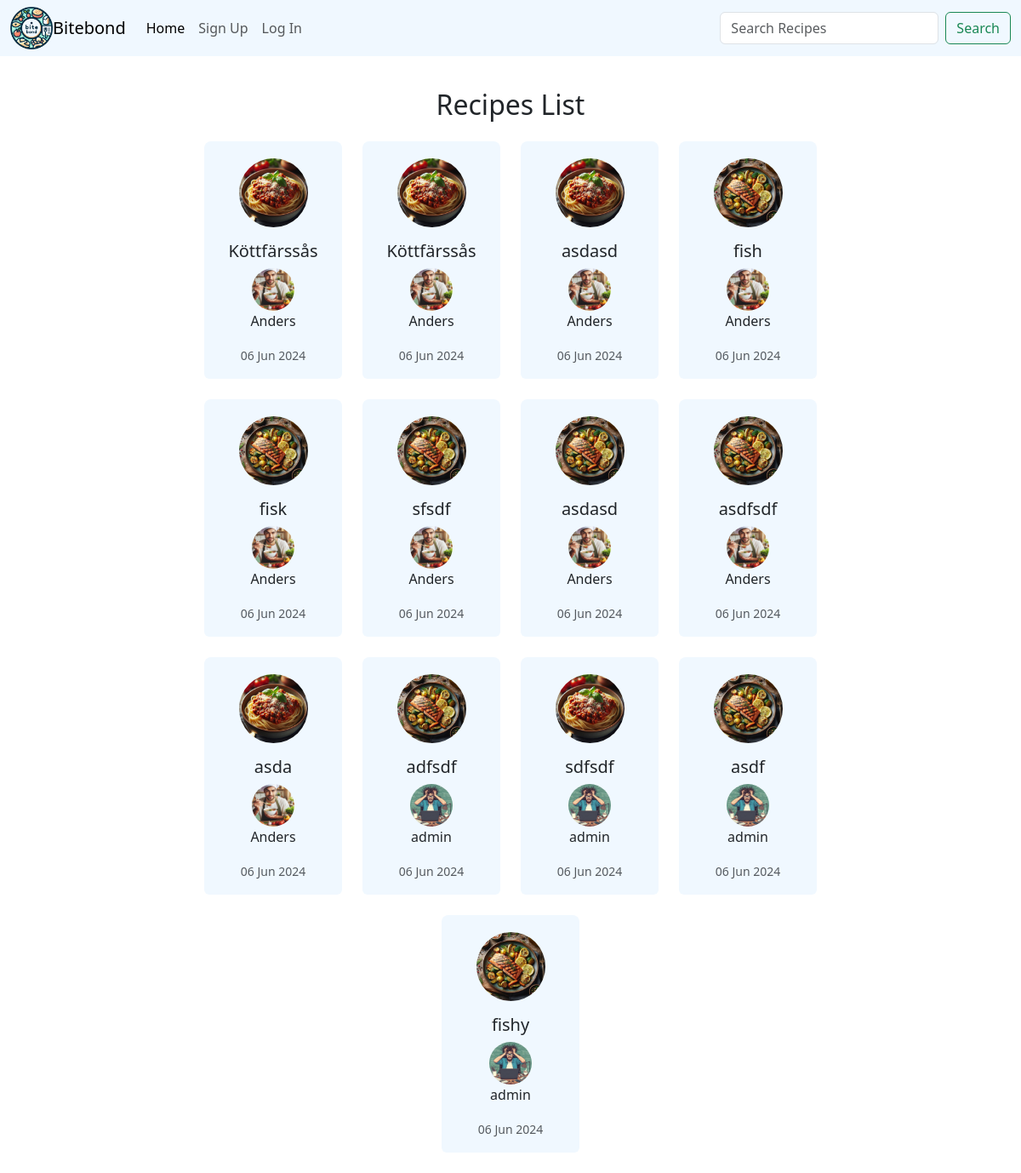
Before: /recipes/ with the older database file.
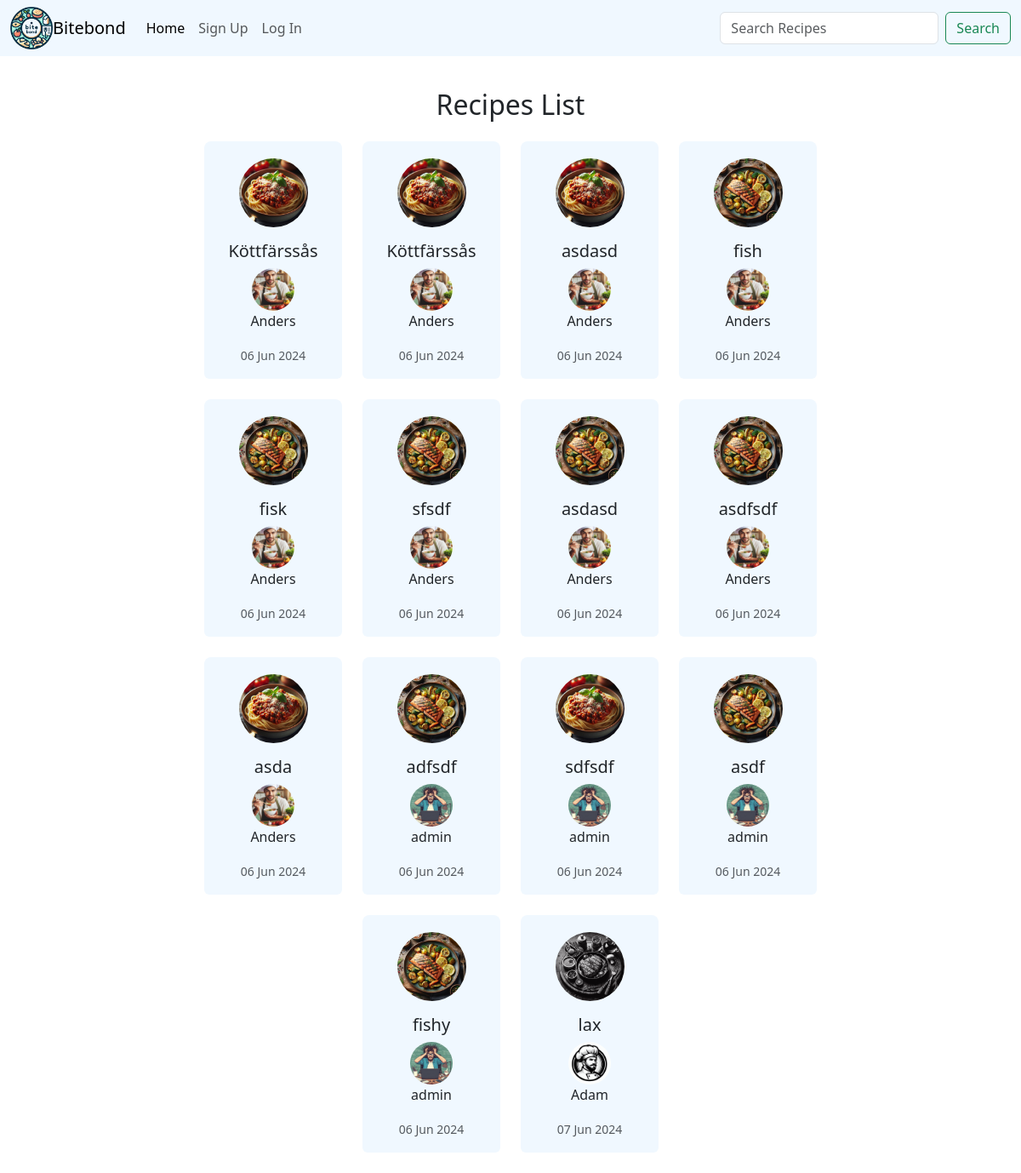
After: the same page with the newer database file.
### app/models.py (models this page shows, shortened)
class Recipe(models.Model):
    user = models.ForeignKey(User, on_delete=models.CASCADE, related_name='recipes', default=1)  # Provide a default user ID
    title = models.CharField(max_length=255)
    ingredients = models.TextField()
    instructions = models.TextField()
    cooking_time = models.IntegerField()
    preparation_time = models.IntegerField()
    serving_size = models.IntegerField()
    tips = models.TextField(blank=True, null=True)
    picture = models.ImageField(upload_to='recipes/', blank=True, null=True)
    created_at = models.DateTimeField(default=timezone.now)

class Profile(models.Model):
    user = models.OneToOneField(User, on_delete=models.CASCADE)
    phone_number = models.CharField(max_length=15, blank=True)
    address = models.CharField(max_length=255, blank=True)
    picture = models.ImageField(upload_to='profile_pictures/', default='profile_pictures/profile.jpg')

### app/views.py (the view)
# urls.py: path('recipes/', views.recipes_list, name='recipes_list'),
def recipes_list(request):
    recipes = Recipe.objects.all()
    return render(request, 'recipes_list.html', {'recipes': recipes})

### app/templates/recipes_list.html (shortened to what this page needs)
{% extends 'base.html' %}
{% load static %}
{% block content %}
    <head>
    </head>
    <div class="container mt-5">
        <div class="d-flex justify-content-center mb-3">
            <h2>Recipes List</h2>
        </div>
        <div class="row justify-content-center">
            {% for recipe in recipes %}
                <div class="col-md-2 mb-4 d-flex align-items-stretch">
                    <div class="card text-center" onclick="window.location.href='{% url 'recipe_detail' recipe_id=recipe.id %}'">
                        {% if recipe.picture %}
                            <img id="recipe-picture" src="{{ recipe.picture.url }}" alt="{{ recipe.title }}" class="rounded-circle img-fluid mx-auto d-block" style="max-width: 50%;">
                        {% else %}
                            <img id="recipe-picture" src="{% static 'images/recipe.jpg' %}" alt="Default Recipe Image" class="rounded-circle img-fluid mx-auto d-block" style="max-width: 50%;">
                        {% endif %}
                        <div class="card-body">
                            <h5 class="card-title">{{ recipe.title }}</h5>
                            {% if recipe.user.profile.picture %}
                                <img src="{{ recipe.user.profile.picture.url }}" alt="User Picture" class="rounded-circle img-fluid" style="width: 50px; height: 50px;">
                            {% endif %}
                            <p class="card-text">{{ recipe.user.username }}</p>
                            <p class="card-text"><small class="text-muted">{{ recipe.created_at|date:"d M Y" }}</small></p>
                        </div>
                    </div>
                </div>
                {% if forloop.counter|divisibleby:4 and not forloop.last %}
                    </div><div class="row justify-content-center">
                {% endif %}
            {% empty %}
                <p class="text-center">No Recipe Available</p>
            {% endfor %}
        </div>
    </div>
{% endblock %}

### app/templates/base.html (shortened to what this page needs)
<!DOCTYPE html>
<html lang="en">
<head>
  {% load static %}
    <link href="https://cdn.jsdelivr.net/npm/bootstrap@5.3.3/dist/css/bootstrap.min.css" rel="stylesheet">
    <link rel="stylesheet" href="{% static 'css/styles.css' %}">
</head>
<body>
    <nav class="navbar navbar-expand-lg fixed-top">
  <div class="container-fluid">
    <a href="{% url 'home' %}"><img src="{% static 'images/bitebond.png' %}" href="{% url 'home' %}" alt="Bitebond Logo" width="50" height="50"></a>
    <a class="navbar-brand" href="{% url 'home' %}">Bitebond</a>
    <div class="collapse navbar-collapse" id="navbarSupportedContent">
      <ul class="navbar-nav me-auto mb-2 mb-lg-0">
      {% if not user.is_authenticated %}
        <li class="nav-item">
          <a class="nav-link active" aria-current="page" href="{% url 'home' %}">Home</a>
        </li>
        {% endif %}
        {% if not user.is_authenticated %}
        <li class="nav-item">
          <a class="nav-link" href="{% url 'signup' %}">Sign Up</a>
        </li>
        <li class="nav-item">
          <a class="nav-link" href="{% url 'login' %}">Log In</a>
        </li>
        {% else %}
        <li class="nav-item">
          <a class="nav-link" href="{% url 'logout' %}">Log Out</a>
        </li>
        {% endif %}
      </ul>
      <form class="d-flex" role="search">
        <input class="form-control me-2" type="search" placeholder="Search Recipes" aria-label="Search">
        <button class="btn btn-outline-success" type="submit">Search</button>
      </form>
    </div>
  </div>
</nav>
    <div class="container">
        {% block content %}
        {% endblock %}
    </div>
</body>
</html>

### static/css/styles.css (style rules this page uses)
body { padding-top: 56px; }
.navbar { background-color: aliceblue; }
.card { cursor: pointer; background-color:aliceblue; border: none; }
.card.text-center { border-top-left-radius: 8px; border-top-right-radius: 8px; }
#recipe-picture { margin-top: 20px; }

Changed rows visible on the page:
added Recipe: title "lax", user.profile.picture (placeholder picture), user.username "Adam", created_at "07 Jun 2024"
